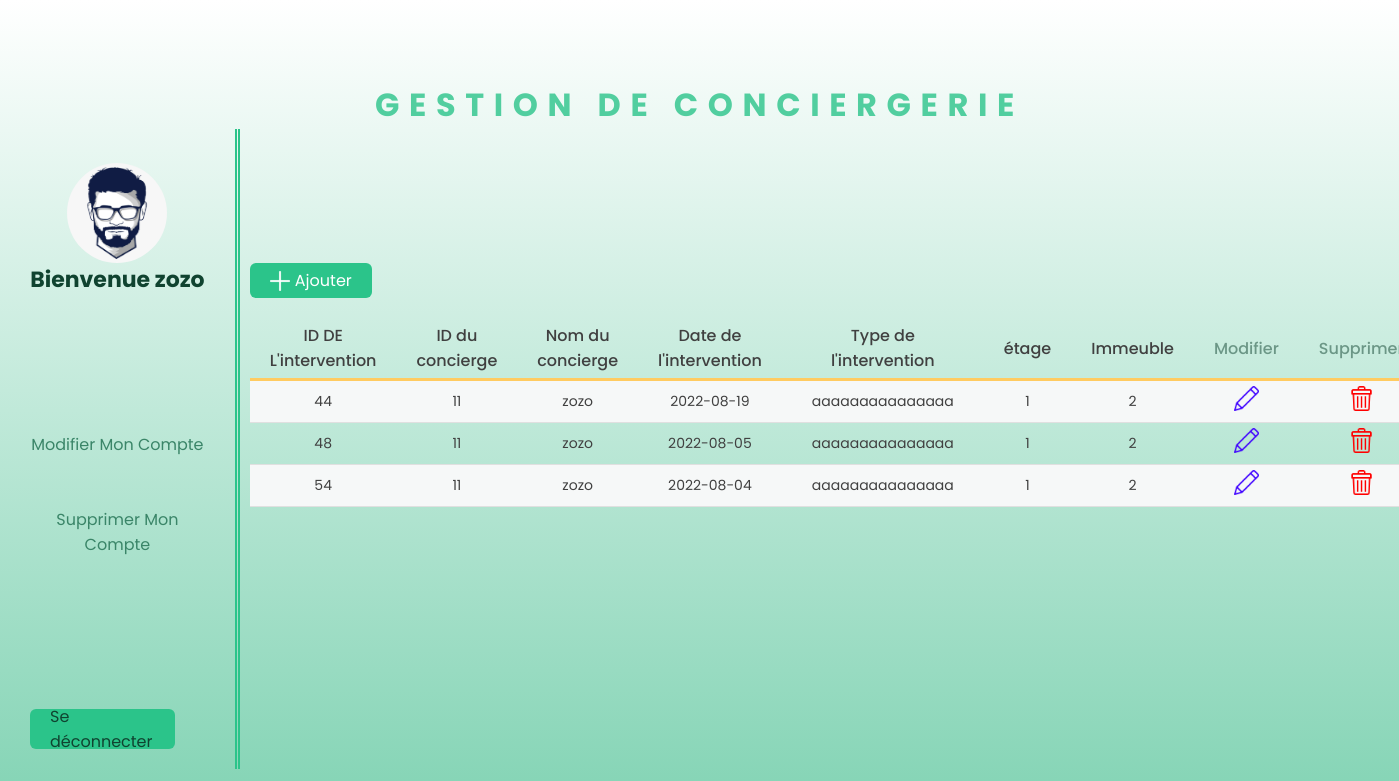
The page /afficher.php (signed in) on the database its author committed.
### tables this page shows
CREATE TABLE IF NOT EXISTS `intervention` (
  `ID_INTERV` int(11) NOT NULL AUTO_INCREMENT,
  `ID_CONCIERGE` int(11) NOT NULL,
  `NOM_UTILISATEUR` varchar(100) NOT NULL,
  `DATE_INTERV` date DEFAULT NULL,
  `TYPE_INTERV` text,
  `ETAGE_INTERV` int(11) DEFAULT NULL,
  `ID_IMMEUBLE` int(11) NOT NULL,
  PRIMARY KEY (`ID_INTERV`),
  KEY `FK_FAIRE` (`ID_CONCIERGE`)
);

### afficher.php (the view, shortened to what this page needs)
<!DOCTYPE html>
<html lang="fr">
<head>
    <link rel="stylesheet" href="style.css">
</head>
<body>
    <h1>GESTION DE CONCIERGERIE</h1>
    <div id="gestion">
      <div class="admin">
        <div class="photo">
            <img src="images/logo.png" alt="photo du concierge">
            <p> Bienvenue <?php echo $_SESSION['username']; ?></p>
        </div>
        <div class="operation">
            <a href="modifierCompte.php?name_user=<?php echo $_SESSION['username']?> " class="modifier"> Modifier Mon Compte </a>
            <a onClick="return confirm ('voulez-vous vraiment supprimer votre compte?');" href="supprimerCompte.php?name_user=<?php echo $_SESSION['username']?>" class="supprimer">Supprimer Mon Compte</a>
        </div>
        <div class="logout">
            <a href="logout.php">Se déconnecter</a>
        </div>
      </div>
        <div class="container">
            <a href="ajouter.php" class="Btn_add"> <img src="images/plus.png"> Ajouter</a>
            <table>
                <tr id="items">
                    <th>ID DE L'intervention</th>
                    <th>ID du concierge</th>
                    <th>Nom du concierge</th>
                    <th>Date de l'intervention</th>
                    <th>Type de l'intervention</th>
                    <th>étage</th>
                    <th>Immeuble</th>
                    <th><span class= "modif" >Modifier</span></th>
                    <th><span class= "modif" >Supprimer</span></th>
                </tr>
                <?php
                include_once "connexion.php";
                $nom_utilisateur = $_SESSION['username'];
                $req =  "SELECT * FROM intervention WHERE NOM_UTILISATEUR = '$nom_utilisateur' ";
                $rep = $db->prepare($req);
                $rep->execute();
                $res = $rep->fetchAll(PDO::FETCH_ASSOC);
                $number_of_rows = $rep->fetchColumn();
                print_r($number_of_rows) ;
                    for ($i=0; $i < 1 ; $i++) {
                        foreach($res as $key => $value )
                        {
                            echo'<tr>
                                    <td>'.$value['ID_INTERV'].'</td>
                                    <td> '.$value['ID_CONCIERGE'].'  </td>
                                    <td> '.$value['NOM_UTILISATEUR'].'  </td>
                                    <td>'.$value['DATE_INTERV'].'</td>
                                    <td>'.$value['TYPE_INTERV'].'</td>
                                    <td>'.$value['ETAGE_INTERV'].'</td>
                                    <td>'.$value['ID_IMMEUBLE'].'</td>
                                    <td><a href="modifier.php?id='.$value['ID_INTERV'].'"><img src="images/pen.png"></a></td>
                                    <td><a onClick="return confirm (\'voulez-vous vraiment supprimer cette intervention?\');" href="supprimer.php?id='.$value['ID_INTERV'].'"><img src="images/trash.png"></a> </td>
                                </tr>';
                }
                    }
                    ?>
            </table>
        </div>
    </div>
</body>
</html>

### style.css (style rules this page uses)
* { margin: 0; padding: 0; box-sizing: border-box; font-family: 'Poppins', sans-serif; }
body { display: flex; align-items: center; justify-content: center; flex-direction: column; position: relative; background: linear-gradient(white, #84d4b5); height: 100vh; }
h1 { margin-top: 50px; opacity: 0.8; color: #2bc48a; letter-spacing: 0.3em; }
.modif { opacity: 0.5; color: #104330; }
.Btn_add { width: fit-content; margin-bottom:20px; background-color: #2bc48a; padding: 5px 20px; color: #fff; display: flex; align-items: center; text-align: 0; border-radius: 6px; text-decoration: 0; }
.Btn_add img { margin-right: 5px; height: 20px; }
table { border-collapse:collapse; color: #404040; }
th { font-size: 16px; border-bottom: 3px solid #ffcb61; padding: 5px 20px; font-weight: 500; }
td { font-weight: 400; padding: 5px 30px; font-size: 14px; text-align: center; }
img { height: 25px; }
tr:nth-child(2n) { background-color: #f6f8f8; }
tr:nth-child(2n) td { border-bottom: 1px solid #e0e0e0; border-top: 1px solid #e0e0e0; }
#gestion { min-height: 80%; width: 100%; display: flex; justify-content: center; }
.container { height: 80%; width: 80%; display: flex; justify-content: center; flex-direction: column; margin-left: 10px; }
.logout { height: 40px; width: 60%; width: fit-content; margin-bottom: 20px; background-color: #2bc48a; padding: 5px 20px; margin-right: 30px; display: flex; align-items: center; text-align: 0; border-radius: 6px; text-decoration: 0; }
#gestion .logout a { text-decoration: none !important; color: #104330 ; }
.admin { width: 15%; height: 100%; display: flex; align-items: center; justify-content: space-between; flex-direction: column; border-right: thick double #2bc48a; padding-right: 30px; }
.photo { height: 200px; display: flex; justify-content: center; align-items: center; flex-direction: column; }
.photo img { border-radius: 50%; height: 100px; width: 100px; }
.photo p { font-size: 22px; color: #104330; font-weight: 700; text-align: center; }
.operation { display: flex; justify-content: center; align-items: center; flex-direction: column; }
.operation a { margin-bottom: 50px; font-size: 16px; text-align: center; text-decoration: none !important; color: #3a8568; }

### rows shown on the page
intervention: ID_INTERV "44", ID_CONCIERGE "11", NOM_UTILISATEUR "zozo", DATE_INTERV "2022-08-19", TYPE_INTERV "aaaaaaaaaaaaaaa", ETAGE_INTERV "1", ID_IMMEUBLE "2"
intervention: ID_INTERV "48", ID_CONCIERGE "11", NOM_UTILISATEUR "zozo", DATE_INTERV "2022-08-05", TYPE_INTERV "aaaaaaaaaaaaaaa", ETAGE_INTERV "1", ID_IMMEUBLE "2"
intervention: ID_INTERV "54", ID_CONCIERGE "11", NOM_UTILISATEUR "zozo", DATE_INTERV "2022-08-04", TYPE_INTERV "aaaaaaaaaaaaaaa", ETAGE_INTERV "1", ID_IMMEUBLE "2"

### other values the page prints
$_SESSION['username'] "zozo"
